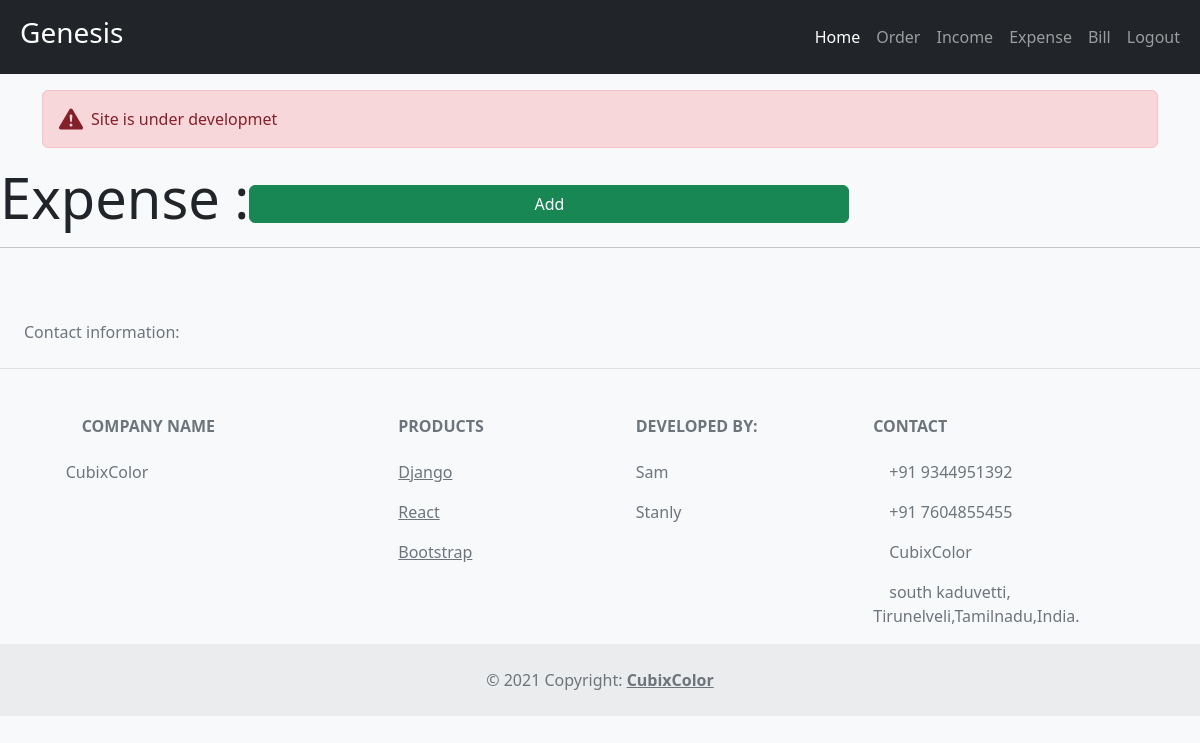
Before: /expence/ (signed in) with the older database file.
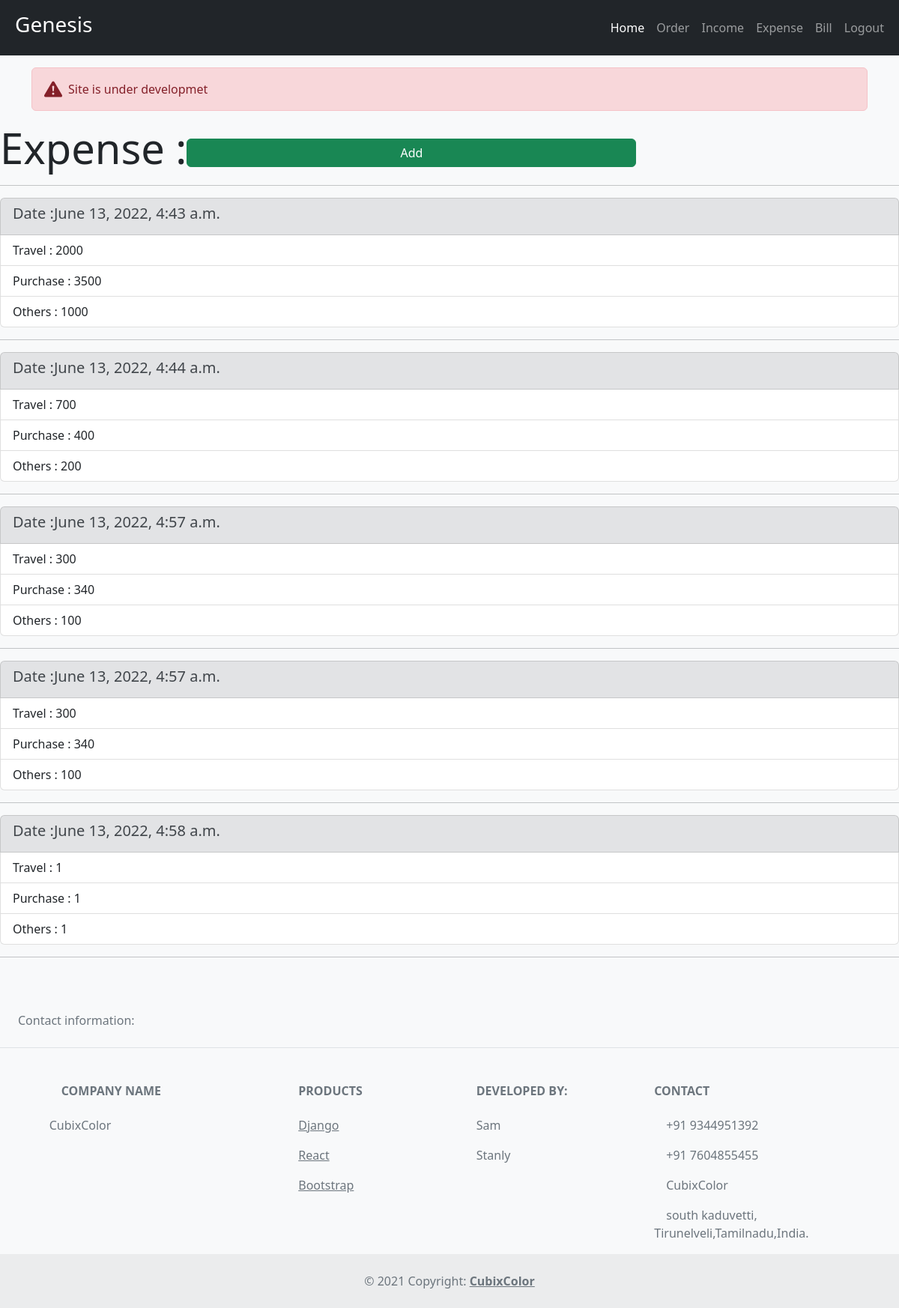
After: the same page with the newer database file.
### app/models.py (models this page shows)
class Expense(models.Model):
    travel=models.IntegerField(blank=True)
    purchase=models.IntegerField(blank=True)
    others=models.IntegerField(blank=True)
    date=models.DateTimeField(auto_now_add=True)

### app/views.py (the view)
# urls.py: path('expence/',views.expense,name='expense'),
@login_required(login_url='login')
def expense(request):
    expenses=Expense.objects.all()
    return render(request,'app/expense.html',{'expense':expenses})

### app/templates/app/expense.html
{% extends 'app/main.html' %}
{% block content %}
<h1 class="display-4">Expense :<a href=" {% url 'addexp' %} " class="btn btn-success w-50">Add</a></h1>
{% for i in expense %}
<hr>
<ul class="list-group">
    <li class="list-group-item list-group-item-secondary"><h5> Date :{{i.date}}</h5></li>
    <li class="list-group-item">Travel : {{i.travel}} </li>
    <li class="list-group-item">Purchase : {{i.purchase}} </li>
    <li class="list-group-item">Others : {{i.others}} </li>
</ul>
{% endfor %}
<hr>
{% endblock %}

### app/templates/app/main.html (shortened to what this page needs)
<!doctype html>
<html lang="en">
  <head>
    <link href="https://cdn.jsdelivr.net/npm/bootstrap@5.2.0-beta1/dist/css/bootstrap.min.css" rel="stylesheet">
  </head>
  <body class="bg-light">
    {% include 'app/navbar.html' %}
    <div class="container">
      <div class="alert alert-danger d-flex align-items-center mt-3" role="alert">
        <div>
          Site is under developmet
        </div>
      </div>
    </div>
    {% block content %}
    {% endblock %}
    <footer class="text-center text-lg-start bg-light text-muted mt-5">
      <section
        class="d-flex justify-content-center justify-content-lg-between p-4 border-bottom"
      >
        <div class="me-5 d-none d-lg-block">
          <span>Contact information:</span>
        </div>
        <div>
        </div>
      </section>
      <section class="">
        <div class="container text-center text-md-start mt-5">
          <div class="row mt-3">
            <div class="col-md-3 col-lg-4 col-xl-3 mx-auto mb-4">
              <h6 class="text-uppercase fw-bold mb-4">
                Company name
              </h6>
              <p>
                CubixColor
              </p>
            </div>
            <div class="col-md-2 col-lg-2 col-xl-2 mx-auto mb-4">
              <h6 class="text-uppercase fw-bold mb-4">
                Products
              </h6>
              <p>
                <a href="#!" class="text-reset">Django</a>
              </p>
              <p>
                <a href="#!" class="text-reset">React</a>
              </p>
              <p>
                <a href="#!" class="text-reset">Bootstrap</a>
              </p>
            </div>
            <div class="col-md-3 col-lg-2 col-xl-2 mx-auto mb-4">
              <h6 class="text-uppercase fw-bold mb-4">
                Developed By:
              </h6>
              <p class="text-reset">Sam</p>
              <p class="text-reset">Stanly</p>
            </div>
            <div class="col-md-4 col-lg-3 col-xl-3 mx-auto mb-md-0 mb-4">
              <h6 class="text-uppercase fw-bold mb-4">
                Contact
              </h6>
              <p>+91 9344951392</p>
              <p>+91 7604855455</p>
              <p>
                CubixColor
              </p>
              <p>south kaduvetti,
                Tirunelveli,Tamilnadu,India.</p>
            </div>
          </div>
        </div>
      </section>
      <div class="text-center p-4" style="background-color: rgba(0, 0, 0, 0.05);">
        © 2021 Copyright:
        <a class="text-reset fw-bold" href="">CubixColor</a>
      </div>
    </footer>
  </body>
</html>

### app/templates/app/navbar.html (shortened to what this page needs)
<nav class="navbar navbar-expand-lg navbar-dark bg-dark">
    <div class="container-fluid">
      <a class="navbar-brand p-2"><h3>Genesis</h3></a>
      <div class="collapse navbar-collapse" id="navbarNav">
        <ul class="navbar-nav ms-auto">
          <li class="nav-item">
            <a class="nav-link active" aria-current="page" href="{% url 'home' %}">Home</a>
          </li>
          <li class="nav-item">
            <a class="nav-link" href=" {% url 'addord' %} ">Order</a>
          </li>
          <li class="nav-item">
            <a class="nav-link" href="{% url 'income' %}">Income</a>
          </li>
          <li class="nav-item">
            <a class="nav-link" href="{% url 'expense' %}">Expense</a>
          </li>
          <li class="nav-item">
            <a class="nav-link" href="{% url 'bill-add' %}">Bill</a>
          </li>
          <li class="nav-item">
            <a class="nav-link" href="{% url 'logout' %}">Logout</a>
          </li>
        </ul>
      </div>
    </div>
  </nav>

Changed rows visible on the page:
added Expense: date "June 13, 2022, 4:43 a.m.", travel "2000", purchase "3500", others "1000"
added Expense: date "June 13, 2022, 4:44 a.m.", travel "700", purchase "400", others "200"
added Expense: date "June 13, 2022, 4:57 a.m.", travel "300", purchase "340", others "100"
added Expense: date "June 13, 2022, 4:57 a.m.", travel "300", purchase "340", others "100"
added Expense: date "June 13, 2022, 4:58 a.m.", travel "1", purchase "1", others "1"
